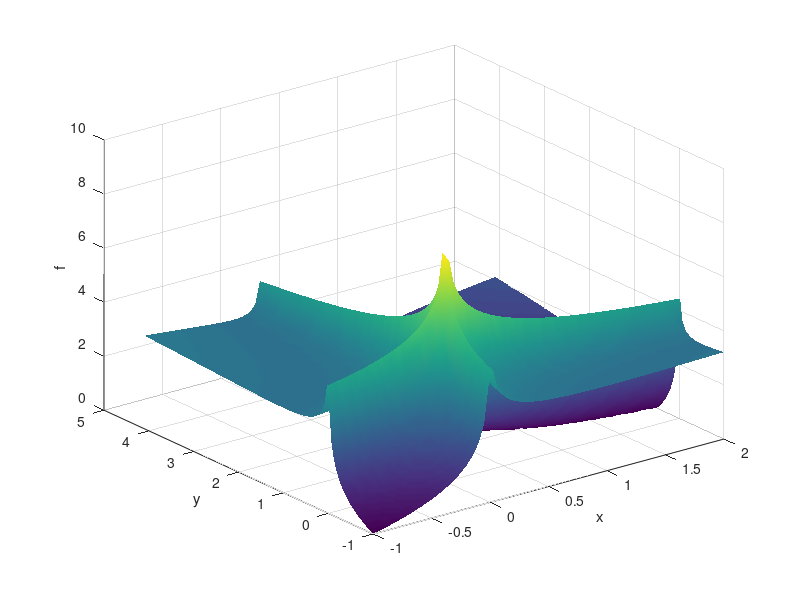

Source code (MATLAB): (Note: this script raises an error after producing the figure.)
%% Find negative extrema in a 2D function

% learn: log, bsxfun, min, max, sub2ind

%% 
x = linspace(-1,4.100);
y = linspace(-1,2,80);

f = abs(log(bsxfun(@times,x',y)));%matrix

figure(1),clf
surf(y,x,f)
shading interp
xlabel('x'),ylabel('y'),zlabel('f')

% Find max
[val,idx] = max(f); %max value of each column

maxval = max(max(f))
[xi,yi] = find(f == maxval)
f(xi,yi)


% Find min
minval = min(min(f))
[xi,yi] = find(f == minval)
f(xi,yi)

hold on
plot3(x(xi),y(yi),f(xi,yi)','ro',MarkerFaceColor='r',MarkerSize=12)

%% find points below a threshold of 0.01

[xi,yi] = find(f < minval + 0.01);
size(f(xi,yi))

% convert matrix indices to linear indices
idx = sub2ind(size(f),xi,yi);

plot3(x(xi),y(yi),f(idx)','ro',MarkerSize=12,MarkerFaceColor='r')








